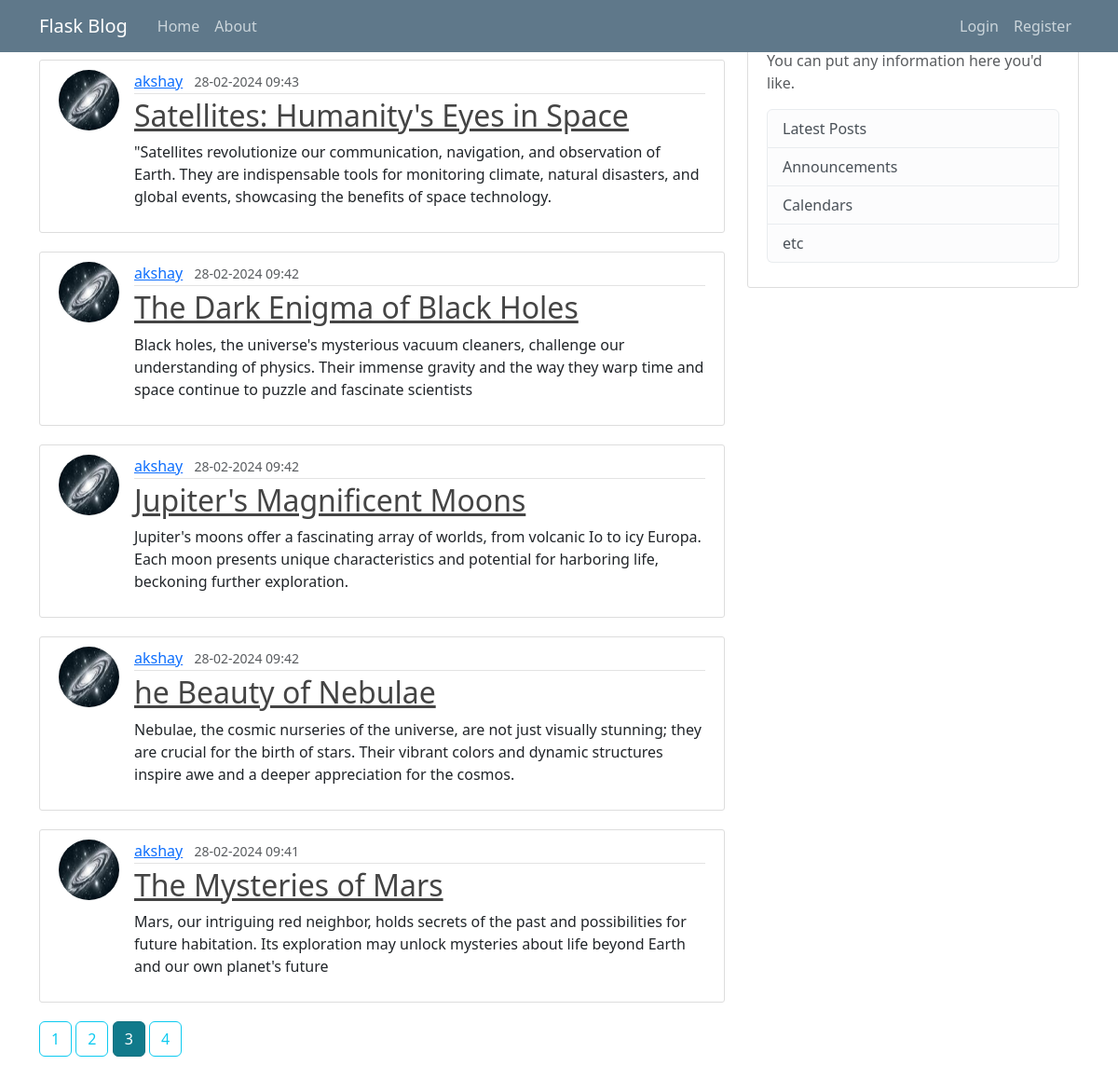
Screenshot of /user/akshay?page=3 with the database file from the repository.
### app/models.py (models this page shows, shortened)
class Posts(db.Model):
    id = db.Column(db.Integer, primary_key=True)
    title = db.Column(db.String(20), nullable=False)
    date_posted = db.Column(db.DateTime, nullable=False, default=datetime.utcnow)
    content = db.Column(db.Text, nullable=False)
    user_id = db.Column(db.Integer, db.ForeignKey('user.id'),nullable=False)

class User(db.Model, UserMixin):
    id = db.Column(db.Integer, primary_key=True)
    username: str = db.Column(db.String(20), unique=True, nullable=False)
    email: str = db.Column(db.String(120), unique=True, nullable=False)
    image_file: str = db.Column(db.String(120), nullable=False, default='default.jpg')
    password = db.Column(db.String(60), nullable=False)
    posts = db.relationship('Posts',
                            backref='author', lazy=True)

### app/routes.py (the view)
@app.route("/user/<string:username>")  # Corrected the route parameter; removed 'str:'
def user_post(username):
    page = request.args.get('page', 1, type=int)  # Ensure 'page' is an integer
    user = User.query.filter_by(username=username).first_or_404()
    posts = Posts.query.filter_by(author=user)\
        .order_by(Posts.date_posted.desc())\
        .paginate(page=page, per_page=5)  # Adjusted per_page to 5 as in the first function
    return render_template('user_post.html', posts=posts, user=user)  # Adjusted to use 'user_posts.html'

### app/templates/user_post.html
{% extends "layout.html" %}
{% block content %}
    <h1 class="mb-3">Post By {{ user.username}} ({{posts.total}})</h1>
    {% for post in posts.items %}
        <article class="media content-section">
            <img class="rounded-circle article-img" src="{{ url_for('static', filename='profile-pictures/' ~ post.author.image_file) }}">
          <div class="media-body">
            <div class="article-metadata">
              <a class="mr-2" href="{{ url_for('user_post', username=post.author.username)}}">{{ post.author.username }}</a>
              <small class="text-muted">{{ post.date_posted.strftime('%d-%m-%Y %H:%M') }}</small>
            </div>
            <h2><a class="article-title" href="{{ url_for('post', post_id=post.id) }}">{{ post.title }}</a></h2>
            <p class="article-content">{{ post.content }}</p>
          </div>
        </article>
    {% endfor %}
    {% for page_num in posts.iter_pages(left_edge=1, right_edge=1, left_current=1, right_current=2) %}
        {% if page_num %}
            {% if posts.page == page_num %}
                <a class="btn btn-info active mb-4" href="{{ url_for('user_post', username=user.username, page=page_num) }}">{{ page_num }}</a>
            {% else %}
                <a class="btn btn-outline-info mb-4" href="{{ url_for('user_post', username=user.username, page=page_num) }}">{{ page_num }}</a>
            {% endif %}
        {% else %}
            ...
        {% endif %}
    {% endfor %}
{% endblock content %}

### app/static/main.css (style rules this page uses)
body { background: #fafafa; color: #333333; margin-top: 5rem; }
h1, h2, h3, h4, h5, h6 { color: #444444; }
.content-section { background: #ffffff; padding: 10px 20px; border: 1px solid #dddddd; border-radius: 3px; margin-bottom: 20px; }
.article-title { color: #444444; }
.article-content { white-space: pre-line; }
.article-img { height: 65px; width: 65px; margin-right: 16px; }
.article-metadata { padding-bottom: 1px; margin-bottom: 4px; border-bottom: 1px solid #e3e3e3 }

### rows the page displays
Posts: image_file (picture), author.username "akshay", date_posted "28-02-2024 09:43", title "Satellites: Humanity's Eyes in Space", content "\"Satellites revolutionize our communication, navigation, and observation of Earth. They are indispensable tools for monitoring climate, natural disasters, and global events, showcasing the benefits of space technology."
Posts: image_file (picture), author.username "akshay", date_posted "28-02-2024 09:42", title "The Dark Enigma of Black Holes", content "Black holes, the universe's mysterious vacuum cleaners, challenge our understanding of physics. Their immense gravity and the way they warp time and space continue to puzzle and fascinate scientists"
Posts: image_file (picture), author.username "akshay", date_posted "28-02-2024 09:42", title "Jupiter's Magnificent Moons", content "Jupiter's moons offer a fascinating array of worlds, from volcanic Io to icy Europa. Each moon presents unique characteristics and potential for harboring life, beckoning further exploration."
Posts: image_file (picture), author.username "akshay", date_posted "28-02-2024 09:42", title "he Beauty of Nebulae", content "Nebulae, the cosmic nurseries of the universe, are not just visually stunning; they are crucial for the birth of stars. Their vibrant colors and dynamic structures inspire awe and a deeper appreciation for the cosmos."
Posts: image_file (picture), author.username "akshay", date_posted "28-02-2024 09:41", title "The Mysteries of Mars", content "Mars, our intriguing red neighbor, holds secrets of the past and possibilities for future habitation. Its exploration may unlock mysteries about life beyond Earth and our own planet's future"

### other values shown
{{ page_num }} "1" "2" "4"
{{ page_num }} "3"
